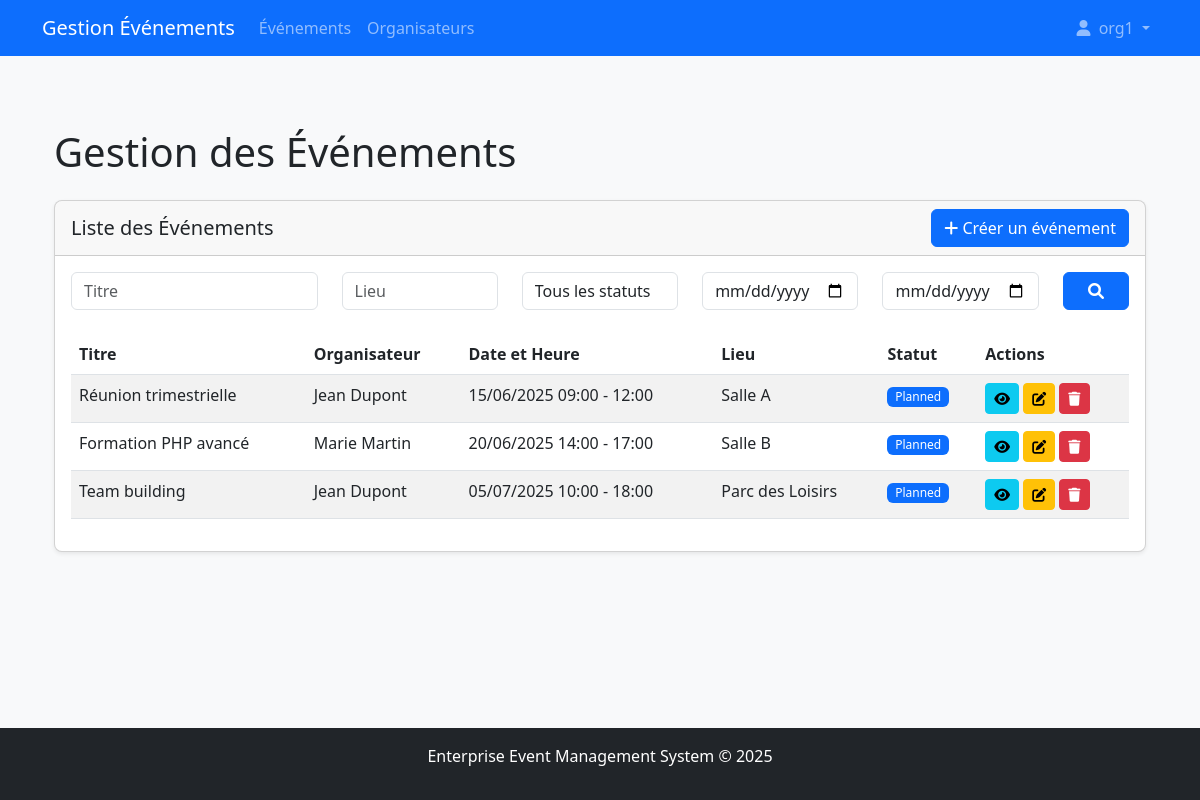
The page /event (signed in) on the database its author committed.
### tables this page shows
CREATE TABLE events (
    id INT AUTO_INCREMENT PRIMARY KEY,
    organizer_id INT NOT NULL,
    title VARCHAR(100) NOT NULL,
    description TEXT,
    start_datetime DATETIME NOT NULL,
    end_datetime DATETIME NOT NULL,
    location VARCHAR(100) NOT NULL,
    max_participants INT,
    status ENUM('planned', 'ongoing', 'completed', 'cancelled') DEFAULT 'planned',
    created_at TIMESTAMP DEFAULT CURRENT_TIMESTAMP,
    updated_at TIMESTAMP DEFAULT CURRENT_TIMESTAMP ON UPDATE CURRENT_TIMESTAMP,
    FOREIGN KEY (organizer_id) REFERENCES organizers(id) ON DELETE CASCADE
);

CREATE TABLE organizers (
    id INT AUTO_INCREMENT PRIMARY KEY,
    user_id INT NOT NULL,
    first_name VARCHAR(50) NOT NULL,
    last_name VARCHAR(50) NOT NULL,
    phone VARCHAR(20),
    department VARCHAR(50),
    created_at TIMESTAMP DEFAULT CURRENT_TIMESTAMP,
    updated_at TIMESTAMP DEFAULT CURRENT_TIMESTAMP ON UPDATE CURRENT_TIMESTAMP,
    FOREIGN KEY (user_id) REFERENCES users(id) ON DELETE CASCADE
);

### src/Controllers/EventController.php (called while the page is built, shortened)
<?php
class EventController {
    private $eventModel;
    public function __construct() {
        $this->eventModel = new Event();
    }
    public function index() {
        $events = $this->eventModel->getAll();
        include __DIR__ . '/../views/events/index.php';
    }
}

### src/Models/Event.php (called while the page is built, shortened)
<?php
class Event {
    private $conn;
    public function __construct() {
        $database = new Database();
        $this->conn = $database->connect();
    }
    public function getAll() {
        $stmt = $this->conn->prepare("
            SELECT e.*, o.first_name AS organizer_first_name, o.last_name AS organizer_last_name
            FROM events e
            JOIN organizers o ON e.organizer_id = o.id
        ");
        $stmt->execute();
        return $stmt->fetchAll(PDO::FETCH_ASSOC);
    }
}

### src/Models/Database.php (called while the page is built, shortened)
<?php
class Database {
    private $host;
    private $db_name;
    private $username;
    private $password;
    public function __construct() {
        $this->host = 'mysql';
        $this->db_name = 'events_db';
        $this->username = 'event_user';
        $this->password = 'event_pass';
    }
    public function connect() {
        $this->conn = null;
        try {
            $this->conn = new PDO(
                "mysql:host=" . $this->host . ";dbname=" . $this->db_name,
                $this->username,
                $this->password
            );
            $this->conn->setAttribute(PDO::ATTR_ERRMODE, PDO::ERRMODE_EXCEPTION);
            $this->conn->exec("set names utf8");
        } catch (PDOException $exception) {
            echo "Connection error: " . $exception->getMessage();
        }
        return $this->conn;
    }
}

### src/views/events/index.php (the view, shortened to what this page needs)
<?php include 'views/partials/header.php'; ?>
<div class="container mt-4">
    <h1 class="mb-4">Gestion des Événements</h1>
    <div class="card mb-4">
        <div class="card-header">
            <div class="d-flex justify-content-between align-items-center">
                <h5 class="mb-0">Liste des Événements</h5>
<?php
    $role = $_SESSION['user_role'] ?? null;
    if ($role === ROLE_ORGANIZER || $role === ROLE_ADMIN): ?>
                    <a href="<?= BASE_URL; ?>/event/create" class="btn btn-primary">
                        <i class="fas fa-plus"></i> Créer un événement
                    </a>
                <?php endif; ?>
            </div>
        </div>
        <div class="card-body">
            <form method="GET" action="<?= BASE_URL; ?>/event/search" class="mb-4">
                <div class="row">
                    <div class="col-md-3">
                        <input type="text" name="title" class="form-control" placeholder="Titre" value="<?= htmlspecialchars($_GET['title'] ?? ''); ?>">
                    </div>
                    <div class="col-md-2">
                        <input type="text" name="location" class="form-control" placeholder="Lieu" value="<?= htmlspecialchars($_GET['location'] ?? ''); ?>">
                    </div>
                    <div class="col-md-2">
                        <select name="status" class="form-control">
                            <option value="">Tous les statuts</option>
                        </select>
                    </div>
                    <div class="col-md-2">
                        <input type="date" name="start_date" class="form-control" placeholder="Date début" value="<?= htmlspecialchars($_GET['start_date'] ?? ''); ?>">
                    </div>
                    <div class="col-md-2">
                        <input type="date" name="end_date" class="form-control" placeholder="Date fin" value="<?= htmlspecialchars($_GET['end_date'] ?? ''); ?>">
                    </div>
                    <div class="col-md-1">
                        <button type="submit" class="btn btn-primary w-100">
                            <i class="fas fa-search"></i>
                        </button>
                    </div>
                </div>
            </form>
            <div class="table-responsive">
                <table class="table table-striped table-hover">
                    <thead>
                        <tr>
                            <th>Titre</th>
                            <th>Organisateur</th>
                            <th>Date et Heure</th>
                            <th>Lieu</th>
                            <th>Statut</th>
                            <th>Actions</th>
                        </tr>
                    </thead>
                    <tbody>
                        <?php foreach ($events as $event): ?>
                            <tr>
                                <td><?= htmlspecialchars($event['title']); ?></td>
                                <td><?= htmlspecialchars($event['organizer_first_name'] . ' ' . $event['organizer_last_name']); ?></td>
                                <td>
                                    <?= date('d/m/Y H:i', strtotime($event['start_datetime'])); ?> -
                                    <?= date('H:i', strtotime($event['end_datetime'])); ?>
                                </td>
                                <td><?= htmlspecialchars($event['location']); ?></td>
                                <td>
                                    <span class="badge
                                        <?= $event['status'] === 'planned' ? 'bg-primary' : ''; ?>
                                        <?= $event['status'] === 'ongoing' ? 'bg-warning text-dark' : ''; ?>
                                        <?= $event['status'] === 'completed' ? 'bg-success' : ''; ?>
                                        <?= $event['status'] === 'cancelled' ? 'bg-danger' : ''; ?>">
                                        <?= ucfirst($event['status']); ?>
                                    </span>
                                </td>
                                <td>
                                    <a href="<?= BASE_URL; ?>/event/<?= $event['id']; ?>" class="btn btn-sm btn-info">
                                        <i class="fas fa-eye"></i>
                                    </a>
<?php
    $role = $_SESSION['user_role'] ?? null;
    if ($role === ROLE_ORGANIZER || $role === ROLE_ADMIN): ?>
                                        <a href="<?= BASE_URL; ?>/event/<?= $event['id']; ?>/edit" class="btn btn-sm btn-warning">
                                            <i class="fas fa-edit"></i>
                                        </a>
                                        <form action="<?= BASE_URL; ?>/event/<?= $event['id']; ?>/delete" method="POST" class="d-inline">
                                            <button type="submit" class="btn btn-sm btn-danger" onclick="return confirm('Êtes-vous sûr de vouloir supprimer cet événement ?');">
                                                <i class="fas fa-trash"></i>
                                            </button>
                                        </form>
                                    <?php endif; ?>
                                </td>
                            </tr>
                        <?php endforeach; ?>
                    </tbody>
                </table>
            </div>
        </div>
    </div>
</div>
<?php include 'views/partials/footer.php'; ?>

### src/assets/css/style.css (style rules this page uses)
body { background-color: #f8f9fa; min-height: 100vh; display: flex; flex-direction: column; }
.card { border-radius: 0.5rem; box-shadow: 0 0.125rem 0.25rem rgba(0, 0, 0, 0.075); }
.card-header { border-radius: 0.5rem 0.5rem 0 0 !important; }
.table-responsive { overflow-x: auto; }
.badge { font-weight: 500; padding: 0.35em 0.65em; }

### rows shown on the page
events: title "Réunion trimestrielle", organizer.last_name "Jean Dupont", start_datetime "15/06/2025 09:00", end_datetime "12:00", location "Salle A", status "Planned"
events: title "Formation PHP avancé", organizer.last_name "Marie Martin", start_datetime "20/06/2025 14:00", end_datetime "17:00", location "Salle B", status "Planned"
events: title "Team building", organizer.last_name "Jean Dupont", start_datetime "05/07/2025 10:00", end_datetime "18:00", location "Parc des Loisirs", status "Planned"

### other values the page prints
$_SESSION['username'] "org1"
